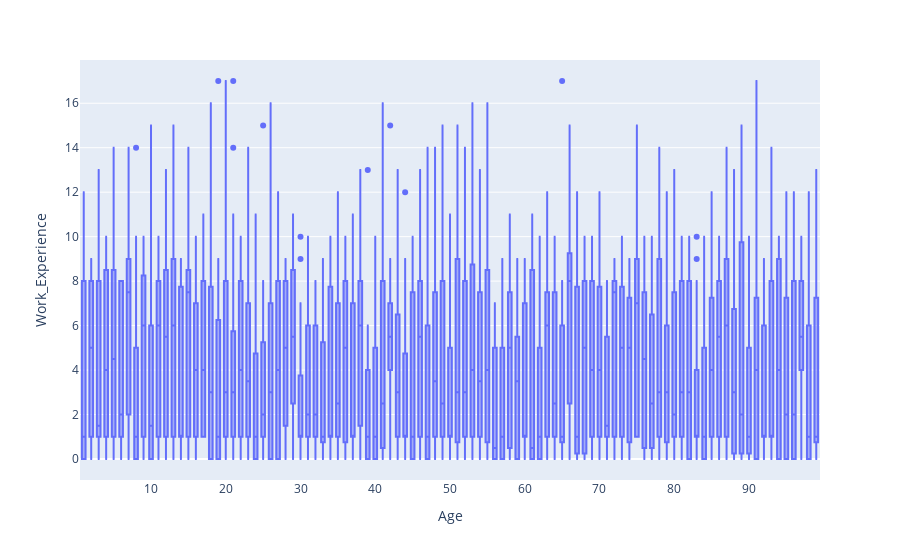

Here is the notebook cell this chart was saved with:
### Markdown cell above
Với `Profession` là _"Artist"_ thì nhìn chung những outlier vẫn khá hợp lý nên ta sẽ giữ lại 5 dòng này.

### Code cell
fig = px.box(df, y="Work_Experience",x='Age')
fig.show()

### Figure 1 — Plotly figure (JSON) as saved in the notebook; plotly's stock layout.template omitted (floating-point values rounded to 4 significant figures; data arrays with more than 128 entries replaced by an {"elided": "..."} marker saying what was removed)
{"data": [{"alignmentgroup": "True", "hovertemplate": "Age=%{x}<br>Work_Experience=%{y}<extra></extra>", "legendgroup": "", "marker": {"color": "#636efa"}, "name": "", "notched": false, "offsetgroup": "", "orientation": "v", "showlegend": false, "type": "box", "x": {"elided": "2000 int values"}, "x0": " ", "xaxis": "x", "y": {"elided": "2000 int values"}, "y0": " ", "yaxis": "y"}], "layout": {"boxmode": "group", "legend": {"tracegroupgap": 0}, "margin": {"t": 60}, "xaxis": {"anchor": "y", "domain": [0, 1], "title": {"text": "Age"}}, "yaxis": {"anchor": "x", "domain": [0, 1], "title": {"text": "Work_Experience"}}}}
